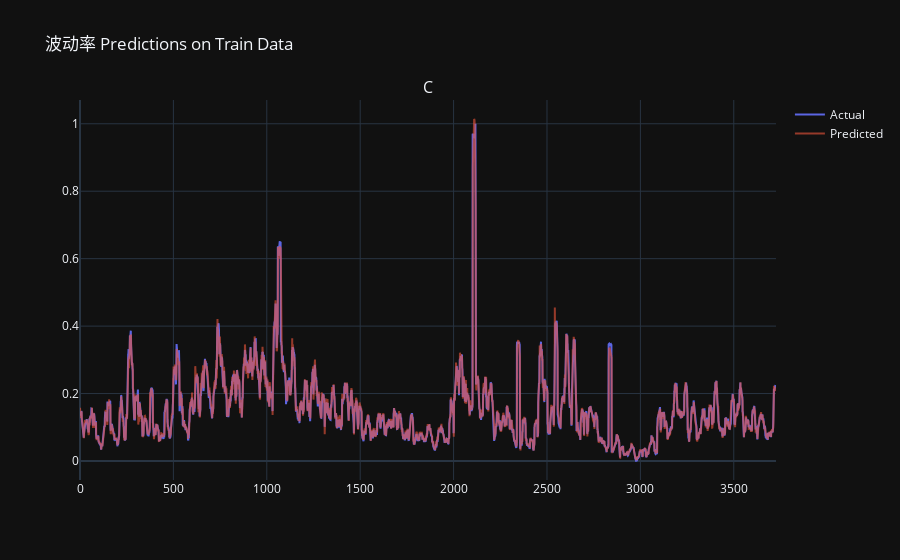

Notebook source saved alongside this figure:
### Code cell
fig = make_subplots(rows=1, cols=1, subplot_titles=('Close Predictions'))

train_close_pred = train_predictions[:, -1]
train_close_actual = train_labels[:, -1]

fig.add_trace(go.Scatter(x=np.arange(len(train_close_actual)), y=train_close_actual, mode='lines', name='Actual', opacity=0.9))
fig.add_trace(go.Scatter(x=np.arange(len(train_close_pred)), y=train_close_pred, mode='lines', name='Predicted', opacity=0.6))

fig.update_layout(title='波动率 Predictions on Train Data', template='plotly_dark')
fig.show()

### Figure 1 — Plotly figure (JSON) as saved in the notebook; plotly's stock layout.template omitted (floating-point values rounded to 4 significant figures; data arrays with more than 128 entries replaced by an {"elided": "..."} marker saying what was removed)
{"data": [{"mode": "lines", "name": "Actual", "opacity": 0.9, "type": "scatter", "x": {"elided": "3727 int values"}, "y": {"elided": "3727 float values"}}, {"mode": "lines", "name": "Predicted", "opacity": 0.6, "type": "scatter", "x": {"elided": "3727 int values"}, "y": {"elided": "3727 float values"}}], "layout": {"annotations": [{"font": {"size": 16}, "showarrow": false, "text": "C", "x": 0.5, "xanchor": "center", "xref": "paper", "y": 1, "yanchor": "bottom", "yref": "paper"}], "title": {"text": "波动率 Predictions on Train Data"}, "xaxis": {"anchor": "y", "domain": [0, 1]}, "yaxis": {"anchor": "x", "domain": [0, 1]}}}
